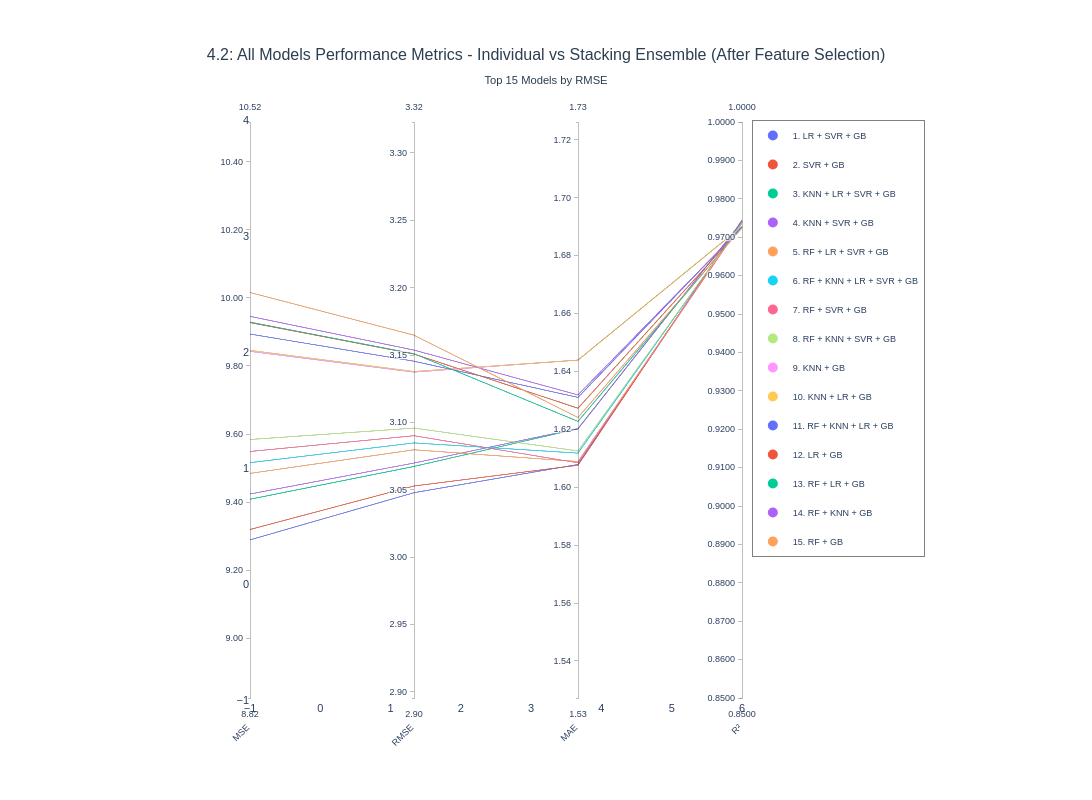

This figure's notebook cell:
### Code cell
fig_all_models_42 = plot_parallel_coordinates_all_models(
    results_df=results_df_retrain,
    y_test=y_test_retrain,
    rf_pred=rf_pred_retrain,
    gb_pred=gb_pred_retrain,
    lr_pred=lr_pred_retrain,
    knn_pred=knn_pred_retrain,
    svr_pred=svr_pred_retrain,
    title="4.2: All Models Performance Metrics - Individual vs Stacking Ensemble (After Feature Selection)"
)

fig_all_models_42.show()

### Figure 1 — Plotly figure (JSON) as saved in the notebook; plotly's stock layout.template omitted (floating-point values rounded to 4 significant figures)
{"data": [{"dimensions": [{"label": "MSE", "range": [8.825, 10.52], "tickformat": ".2f", "values": [9.289, 9.32, 9.408, 9.424, 9.484, 9.516, 9.549, 9.584, 9.843, 9.846, 9.894, 9.927, 9.929, 9.946, 10.02]}, {"label": "RMSE", "range": [2.895, 3.323], "tickformat": ".2f", "values": [3.048, 3.053, 3.067, 3.07, 3.08, 3.085, 3.09, 3.096, 3.137, 3.138, 3.145, 3.151, 3.151, 3.154, 3.165]}, {"label": "MAE", "range": [1.527, 1.726], "tickformat": ".2f", "values": [1.608, 1.608, 1.62, 1.62, 1.609, 1.612, 1.608, 1.613, 1.644, 1.644, 1.631, 1.627, 1.623, 1.632, 1.624]}, {"label": "R²", "range": [0.85, 1], "tickformat": ".4f", "values": [0.9744, 0.9743, 0.9741, 0.9741, 0.9739, 0.9738, 0.9737, 0.9736, 0.9729, 0.9729, 0.9728, 0.9727, 0.9727, 0.9726, 0.9724]}], "labelangle": -45, "labelside": "bottom", "line": {"color": [0, 1, 2, 3, 4, 5, 6, 7, 8, 9, 10, 11, 12, 13, 14], "colorscale": [[0, "#636EFA"], [0.07143, "#EF553B"], [0.1429, "#00CC96"], [0.2143, "#AB63FA"], [0.2857, "#FFA15A"], [0.3571, "#19D3F3"], [0.4286, "#FF6692"], [0.5, "#B6E880"], [0.5714, "#FF97FF"], [0.6429, "#FECB52"], [0.7143, "#636EFA"], [0.7857, "#EF553B"], [0.8571, "#00CC96"], [0.9286, "#AB63FA"], [1, "#FFA15A"]], "showscale": false}, "type": "parcoords"}, {"hovertemplate": "<b>LR + SVR + GB</b><br>Num Models: 3<br>MSE: 9.2892<br>RMSE: 3.0478<br>MAE: 1.6079<br>R²: 0.9744<br><extra></extra>", "legendgroup": "LR + SVR + GB", "marker": {"color": "#636EFA", "size": 10}, "mode": "markers", "name": "1. LR + SVR + GB", "showlegend": true, "type": "scatter", "x": [null], "y": [null]}, {"hovertemplate": "<b>SVR + GB</b><br>Num Models: 2<br>MSE: 9.3196<br>RMSE: 3.0528<br>MAE: 1.6076<br>R²: 0.9743<br><extra></extra>", "legendgroup": "SVR + GB", "marker": {"color": "#EF553B", "size": 10}, "mode": "markers", "name": "2. SVR + GB", "showlegend": true, "type": "scatter", "x": [null], "y": [null]}, {"hovertemplate": "<b>KNN + LR + SVR + GB</b><br>Num Models: 4<br>MSE: 9.4084<br>RMSE: 3.0673<br>MAE: 1.6202<br>R²: 0.9741<br><extra></extra>", "legendgroup": "KNN + LR + SVR + GB", "marker": {"color": "#00CC96", "size": 10}, "mode": "markers", "name": "3. KNN + LR + SVR + GB", "showlegend": true, "type": "scatter", "x": [null], "y": [null]}, {"hovertemplate": "<b>KNN + SVR + GB</b><br>Num Models: 3<br>MSE: 9.4238<br>RMSE: 3.0698<br>MAE: 1.6202<br>R²: 0.9741<br><extra></extra>", "legendgroup": "KNN + SVR + GB", "marker": {"color": "#AB63FA", "size": 10}, "mode": "markers", "name": "4. KNN + SVR + GB", "showlegend": true, "type": "scatter", "x": [null], "y": [null]}, {"hovertemplate": "<b>RF + LR + SVR + GB</b><br>Num Models: 4<br>MSE: 9.4844<br>RMSE: 3.0797<br>MAE: 1.6089<br>R²: 0.9739<br><extra></extra>", "legendgroup": "RF + LR + SVR + GB", "marker": {"color": "#FFA15A", "size": 10}, "mode": "markers", "name": "5. RF + LR + SVR + GB", "showlegend": true, "type": "scatter", "x": [null], "y": [null]}, {"hovertemplate": "<b>RF + KNN + LR + SVR + GB</b><br>Num Models: 5<br>MSE: 9.5158<br>RMSE: 3.0848<br>MAE: 1.6118<br>R²: 0.9738<br><extra></extra>", "legendgroup": "RF + KNN + LR + SVR + GB", "marker": {"color": "#19D3F3", "size": 10}, "mode": "markers", "name": "6. RF + KNN + LR + SVR + GB", "showlegend": true, "type": "scatter", "x": [null], "y": [null]}, {"hovertemplate": "<b>RF + SVR + GB</b><br>Num Models: 3<br>MSE: 9.5488<br>RMSE: 3.0901<br>MAE: 1.6084<br>R²: 0.9737<br><extra></extra>", "legendgroup": "RF + SVR + GB", "marker": {"color": "#FF6692", "size": 10}, "mode": "markers", "name": "7. RF + SVR + GB", "showlegend": true, "type": "scatter", "x": [null], "y": [null]}, {"hovertemplate": "<b>RF + KNN + SVR + GB</b><br>Num Models: 4<br>MSE: 9.5839<br>RMSE: 3.0958<br>MAE: 1.6125<br>R²: 0.9736<br><extra></extra>", "legendgroup": "RF + KNN + SVR + GB", "marker": {"color": "#B6E880", "size": 10}, "mode": "markers", "name": "8. RF + KNN + SVR + GB", "showlegend": true, "type": "scatter", "x": [null], "y": [null]}, {"hovertemplate": "<b>KNN + GB</b><br>Num Models: 2<br>MSE: 9.8427<br>RMSE: 3.1373<br>MAE: 1.6439<br>R²: 0.9729<br><extra></extra>", "legendgroup": "KNN + GB", "marker": {"color": "#FF97FF", "size": 10}, "mode": "markers", "name": "9. KNN + GB", "showlegend": true, "type": "scatter", "x": [null], "y": [null]}, {"hovertemplate": "<b>KNN + LR + GB</b><br>Num Models: 3<br>MSE: 9.8458<br>RMSE: 3.1378<br>MAE: 1.6439<br>R²: 0.9729<br><extra></extra>", "legendgroup": "KNN + LR + GB", "marker": {"color": "#FECB52", "size": 10}, "mode": "markers", "name": "10. KNN + LR + GB", "showlegend": true, "type": "scatter", "x": [null], "y": [null]}, {"hovertemplate": "<b>RF + KNN + LR + GB</b><br>Num Models: 4<br>MSE: 9.8936<br>RMSE: 3.1454<br>MAE: 1.6310<br>R²: 0.9728<br><extra></extra>", "legendgroup": "RF + KNN + LR + GB", "marker": {"color": "#636EFA", "size": 10}, "mode": "markers", "name": "11. RF + KNN + LR + GB", "showlegend": true, "type": "scatter", "x": [null], "y": [null]}, {"hovertemplate": "<b>LR + GB</b><br>Num Models: 2<br>MSE: 9.9272<br>RMSE: 3.1507<br>MAE: 1.6273<br>R²: 0.9727<br><extra></extra>", "legendgroup": "LR + GB", "marker": {"color": "#EF553B", "size": 10}, "mode": "markers", "name": "12. LR + GB", "showlegend": true, "type": "scatter", "x": [null], "y": [null]}, {"hovertemplate": "<b>RF + LR + GB</b><br>Num Models: 3<br>MSE: 9.9286<br>RMSE: 3.1510<br>MAE: 1.6227<br>R²: 0.9727<br><extra></extra>", "legendgroup": "RF + LR + GB", "marker": {"color": "#00CC96", "size": 10}, "mode": "markers", "name": "13. RF + LR + GB", "showlegend": true, "type": "scatter", "x": [null], "y": [null]}, {"hovertemplate": "<b>RF + KNN + GB</b><br>Num Models: 3<br>MSE: 9.9456<br>RMSE: 3.1537<br>MAE: 1.6319<br>R²: 0.9726<br><extra></extra>", "legendgroup": "RF + KNN + GB", "marker": {"color": "#AB63FA", "size": 10}, "mode": "markers", "name": "14. RF + KNN + GB", "showlegend": true, "type": "scatter", "x": [null], "y": [null]}, {"hovertemplate": "<b>RF + GB</b><br>Num Models: 2<br>MSE: 10.0156<br>RMSE: 3.1647<br>MAE: 1.6241<br>R²: 0.9724<br><extra></extra>", "legendgroup": "RF + GB", "marker": {"color": "#FFA15A", "size": 10}, "mode": "markers", "name": "15. RF + GB", "showlegend": true, "type": "scatter", "x": [null], "y": [null]}], "layout": {"font": {"family": "Arial, sans-serif", "size": 11}, "height": 800, "hovermode": "closest", "legend": {"bgcolor": "rgba(255, 255, 255, 0.95)", "bordercolor": "gray", "borderwidth": 1, "font": {"size": 9}, "orientation": "v", "x": 1.02, "xanchor": "left", "y": 1, "yanchor": "top"}, "margin": {"b": 100, "l": 250, "r": 350, "t": 120}, "paper_bgcolor": "white", "plot_bgcolor": "white", "showlegend": true, "title": {"font": {"color": "#2c3e50", "family": "Arial, sans-serif", "size": 16}, "text": "4.2: All Models Performance Metrics - Individual vs Stacking Ensemble (After Feature Selection)<br><sub>Top 15 Models by RMSE</sub>", "x": 0.5, "xanchor": "center"}, "width": 1400, "xaxis": {"showgrid": false}, "yaxis": {"showgrid": false}}}
